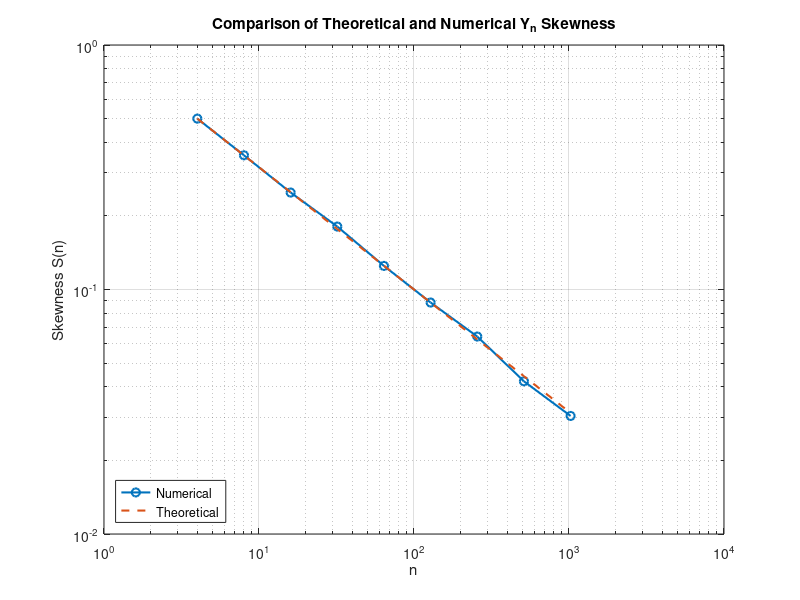

This figure's MATLAB source:
rng(1)
Nsample = 1e6;
kval = 2:10;
nval = 2.^kval;

S_num = zeros(size(nval));
S_theoretical = 1 ./ sqrt(nval);

parfor idx = 1:length(nval)
    n = nval(idx);
    Sn = poissrnd(n, Nsample, 1);
    Yn = (Sn -n) / sqrt(n);
    S_num(idx) = skewness(Yn);
end

loglog(nval, abs(S_num), 'o-', 'LineWidth', 1.5)
hold on
loglog(nval, S_theoretical, '--', 'LineWidth', 1.5)
hold off

title('Comparison of Theoretical and Numerical Y_n Skewness')
xlabel('n')
ylabel('Skewness S(n)')
legend('Numerical', 'Theoretical', 'Location', 'southwest')
grid on